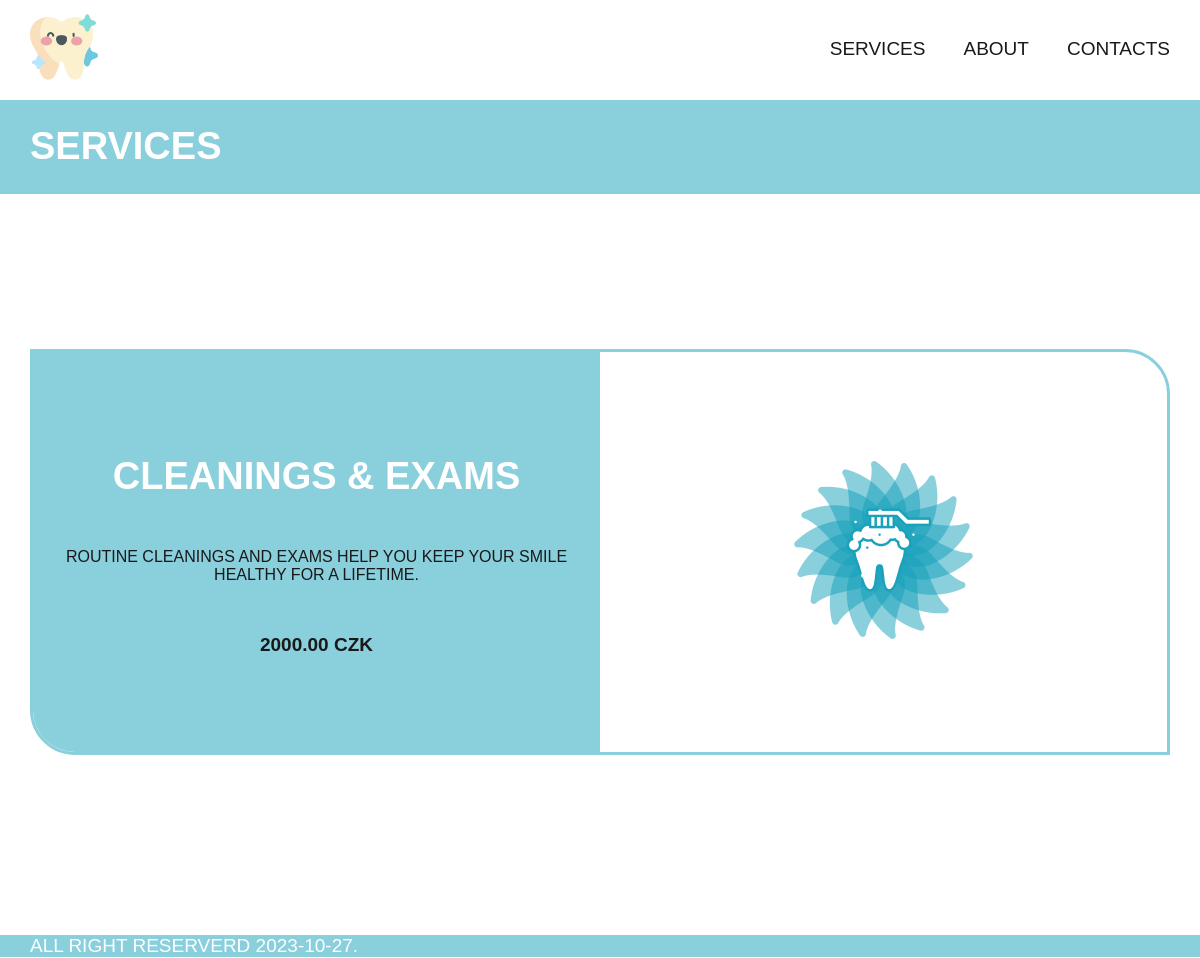
Page /services/cleanings-exams/ on the committed database.
### dentist/models.py (models this page shows, shortened)
class SlugNameModel(models.Model):
    name = models.CharField(max_length=50)
    slug = models.SlugField(max_length=50, blank=True)
    class Meta:
        abstract = True

class Page(SlugNameModel):
    template = models.CharField(
        max_length=20,
        null=True,
    )
    page_order = models.IntegerField()
    description = models.TextField(
        max_length=1000,
        blank=True,
    )
    img = models.ImageField(blank=True)

class Service(SlugNameModel):
    img = models.ImageField(blank=True)
    description = models.TextField(
        max_length=1000,
        blank=True
    )
    price = models.DecimalField(
        max_digits=10,
        decimal_places=2,
        blank=True,
        null=True,
    )
    team = models.ForeignKey(
        Team,
        on_delete=models.PROTECT,
        blank=True,
        null=True,
    )

### dentist/views.py (the view)
def service_detail(request, slug):
    service = Service.objects.get(slug=slug)
    page_list = Page.objects.order_by('page_order').values()
    return render(
        request,
        'dentist/service_detail.html',
        context={'service': service, 'page_list': page_list, 'page': page_info(page_list, 'service_list'), 'page1': service}
    )

### dentist/templatetags/random_numbers.py (called while the page is built)
@register.simple_tag
def random_int(a, b=None):
    if b is None:
        a, b = 0, a
    return random.randint(a, b)

@register.simple_tag
def current_date():
    return datetime.date.today()

### dentist/views.py (called while the page is built)
def page_info(page_list, slug):
    current_page = {}
    for item in page_list:
        if item['template'] == slug:
            current_page = item
            break
    return current_page

### dentist/templates/dentist/service_detail.html
{% extends 'dentist/_layout.html' %}
{% block dentist_content %}
<div class="content">
    <div id="content-page" class="main-detail">
        <div class="column-2 table">
            <div class="column blue">
                <h1 class="title">{{ service.name }}</h1>
                <p>{{ service.description }}</p>
                <h3>{{ service.price }} czk</h3>
            </div>
            <div class="column">
                <img src="{{ service.img.url }}" alt=""></div>
            </div>
        </div>
        </div>
    </div>
</div>
{% endblock %}

### dentist/templates/dentist/include/nav.html
<header id="boxheader" class="wrapper header">
    <div id="header" class="header-blur">
        <div class="content">
            <div class="header-nav">
                <a href="/" class="logo"><img src="/media/tooth.png" alt=""></a>
            </div>
            <div class="header-nav">
                {% for page in page_list %}
                    {% if page.slug == "home" %}
                    {% else %}
                        <a href="/{{ page.slug }}/" title="{{ page.name }}">{{ page.name }}</a>
                    {% endif %}
                {% endfor %}
            </div>
        </div>
    </div>
</header>

### dentist/templates/dentist/include/path.html
<div class="green">
    <div class="content">
        <h1 class="title">
            {{ title }}
        </h1>
    </div>
</div>

### dentist/static/dentist/style.css (style rules this page uses)
:root { --block: 60rem; --headpadding: 10rem; --text-lite: 0.632rem; --text: 0.947rem; --h3: 1em; --h2: 1.5em; --h1: 2em; --p: 16px; --scale: 19px; --aqua: #1fb8b8; --aqua-white: rgba(137,207,220,255); --graphite: rgb(25, 25, 25); --gray: #828282; --white: #FFFFFF; --white-transparent: #ffffff8e; --sun: #D3AC2B; --dark-orange: #d67566; }
* { text-decoration: none; }
h1 { font-size: var(--h1); }
h3 { font-size: var(--h3); }
p { font-size: var(--p); }
a { transition: .5s; color: var(--graphite); }
html { font-family: 'Montserrat', sans-serif; font-size: var(--scale); color: var(--graphite); scrollbar-width: thin; padding: 0; width: 100%; height: 100%; text-transform: uppercase; }
body { margin: 0; }
.wrapper { position: relative; width: 100%; }
.wrapper.header { position: fixed; top: 0; left: 0; z-index: 999; }
.header-nav { height: 3.6rem; }
.wrapper.header .content { min-height: 3.6rem; }
#header > .content { padding: 0.8rem; margin: 0 auto; }
.content { display: flex; justify-content: space-between; width: var(--block); margin: 0 auto; margin-top: 100px; }
#content-page { display: flex; flex-direction: column; justify-content: space-between; width: var(--block); margin: 0.85rem auto; }
.green { width: 100%; background-color: var(--aqua-white); border-bottom: 1px var(--white) solid; margin: 0; }
.green h1 { color: var(--white); }
.green > .content { margin-bottom: 0; }
.header-nav { display: flex; align-items: center; gap: 2rem; }
.header-blur { background-color: var(--white-transparent); transition: 0.23s ease-in-out; backdrop-filter: blur(.3rem); }
.column-4, .column-2 { display: flex; flex-direction: row; border-radius: 0 45px 0 45px; overflow: hidden; }
.column-2 { margin-top: 2rem; justify-content: space-around; border: 1px solid var(--gray); }
.column-2 > .column { text-align: center; padding: 10px; width: 50%; height: 400px; background-color: var(--gray); color: var(--white); }
.main-detail > .column-2.table > .column { border-radius: none; display: table-cell; vertical-align: middle; row-gap: 50px; background-color: transparent; color: var(--graphite); padding: 0 1%; }
.main-detail > .column-2 > .column p, .main-detail > .column-2 > .column h3 { margin-top: 50px; }
.main-detail > .column-2 > .column h1 { color: var(--white); }
.main-detail > .column-2.table { border: 3px var(--aqua-white) solid; display: table; }
.column.blue { background-color: var(--aqua-white) !important; }
.header-nav img { height: 3.6rem; }
.logo img { transition: .5s; }

### rows in the picture
Page: name "SERVICES"
Page: name "ABOUT"
Page: name "CONTACTS"
Service: name "CLEANINGS & EXAMS", description "ROUTINE CLEANINGS AND EXAMS HELP YOU KEEP YOUR SMILE HEALTHY FOR A LIFETIME.", price "2000.00", img (picture)
